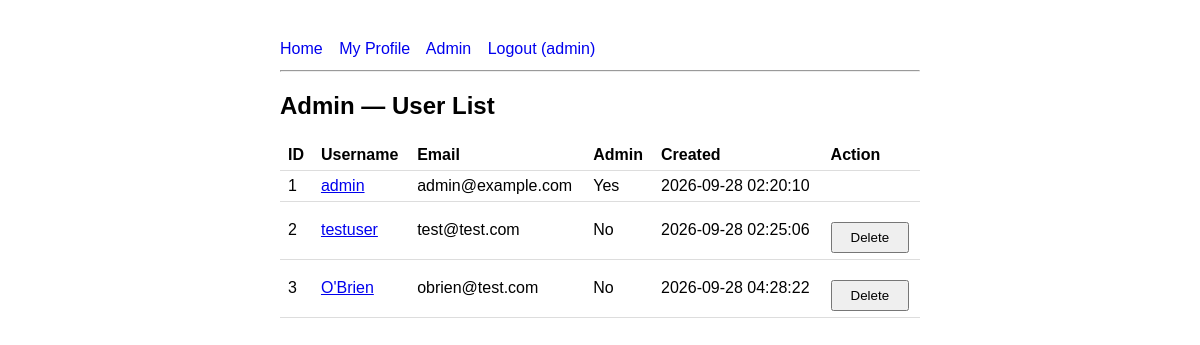
The page /admin (signed in) on the database its author committed.
### tables this page shows
CREATE TABLE users (
    id INTEGER PRIMARY KEY AUTOINCREMENT,
    username TEXT NOT NULL UNIQUE,
    password TEXT NOT NULL,
    email TEXT DEFAULT '',
    bio TEXT DEFAULT '',
    is_admin INTEGER DEFAULT 0,
    created_at TIMESTAMP DEFAULT CURRENT_TIMESTAMP
);

### app.py (the view)
@app.route('/admin')
def admin_users():
    if not session.get('is_admin'):
        return 'Access denied', 403
    db = get_db()
    users = db.execute('SELECT * FROM users').fetchall()
    return render_template('admin.html', users=users)

### app.py (called while the page is built)
def get_db():
    db = getattr(g, '_database', None)
    if db is None:
        db = g._database = sqlite3.connect(DATABASE)
        db.row_factory = sqlite3.Row
    return db

@app.teardown_appcontext
def close_connection(exception):
    db = getattr(g, '_database', None)
    if db is not None:
        db.close()

### templates/admin.html
{% extends 'base.html' %}
{% block content %}
<h2>Admin — User List</h2>
<table>
  <thead>
    <tr>
      <th>ID</th><th>Username</th><th>Email</th><th>Admin</th><th>Created</th><th>Action</th>
    </tr>
  </thead>
  <tbody>
    {% for u in users %}
    <tr>
      <td>{{ u['id'] }}</td>
      <td><a href="{{ url_for('profile', user_id=u['id']) }}">{{ u['username'] }}</a></td>
      <td>{{ u['email'] }}</td>
      <td>{{ 'Yes' if u['is_admin'] else 'No' }}</td>
      <td>{{ u['created_at'] }}</td>
      <td>
        {% if u['id'] != session.user_id %}
        <form method="post" action="{{ url_for('delete_user', user_id=u['id']) }}"
              onsubmit="return confirm('Delete {{ u['username'] }}?')">
          <button type="submit">Delete</button>
        </form>
        {% endif %}
      </td>
    </tr>
    {% endfor %}
  </tbody>
</table>
{% endblock %}

### templates/base.html (shortened to what this page needs)
<!doctype html>
<html lang="en">
<head>
</head>
<body>
<nav>
  <a href="/">Home</a>
  {% if session.user_id %}
    <a href="{{ url_for('profile', user_id=session.user_id) }}">My Profile</a>
    {% if session.is_admin %}<a href="{{ url_for('admin_users') }}">Admin</a>{% endif %}
    <a href="{{ url_for('logout') }}">Logout ({{ session.username }})</a>
  {% else %}
    <a href="{{ url_for('login') }}">Login</a>
    <a href="{{ url_for('signup') }}">Sign Up</a>
  {% endif %}
</nav>
<hr>
{% block content %}{% endblock %}
</body>
</html>

### templates/base.html (style rules this page uses)
body { font-family: sans-serif; max-width: 640px; margin: 40px auto; padding: 0 16px; }
nav a { margin-right: 12px; text-decoration: none; }
hr { margin: 12px 0; }
button, .btn { margin-top: 14px; padding: 6px 18px; cursor: pointer; }
table { width: 100%; border-collapse: collapse; }
th, td { text-align: left; padding: 6px 8px; border-bottom: 1px solid #ddd; }

### rows shown on the page
users: username "admin", id "1", email "admin@example.com", is_admin "Yes", created_at "2026-09-28 02:20:10"
users: id "2", username "testuser", email "test@test.com", is_admin "No", created_at "2026-09-28 02:25:06"
users: id "3", username "O'Brien", email "obrien@test.com", is_admin "No", created_at "2026-09-28 04:28:22"
